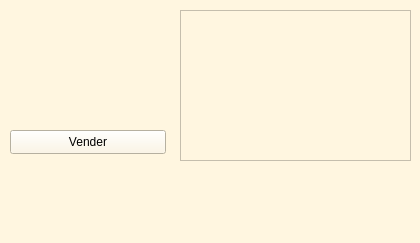
<?xml version="1.0" encoding="UTF-8"?>
<ui version="4.0">
 <class>Vender</class>
 <widget class="QWidget" name="Vender">
  <property name="geometry">
   <rect>
    <x>0</x>
    <y>0</y>
    <width>420</width>
    <height>243</height>
   </rect>
  </property>
  <property name="windowTitle">
   <string>Form</string>
  </property>
  <property name="styleSheet">
   <string notr="true">background: rgb(255, 246, 224)</string>
  </property>
  <widget class="QPushButton" name="pushButton">
   <property name="geometry">
    <rect>
     <x>10</x>
     <y>130</y>
     <width>156</width>
     <height>24</height>
    </rect>
   </property>
   <property name="text">
    <string>Vender</string>
   </property>
  </widget>
  <widget class="QTableView" name="tableView">
   <property name="geometry">
    <rect>
     <x>180</x>
     <y>10</y>
     <width>231</width>
     <height>151</height>
    </rect>
   </property>
  </widget>
 </widget>
 <resources/>
 <connections/>
</ui>
